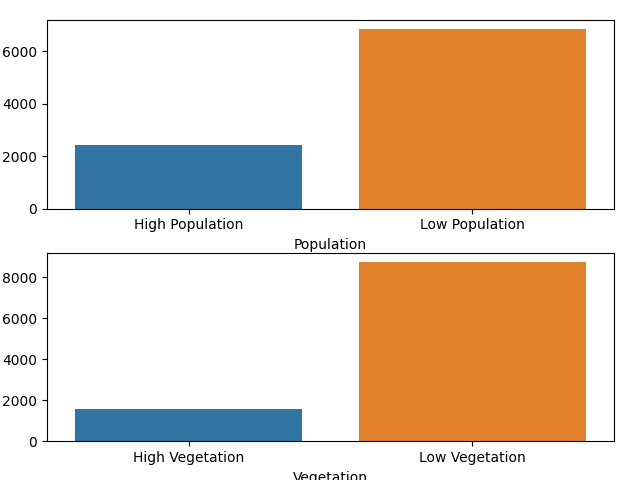

Reproduce this figure in Python.
"""
Contains code to plot a barplot of the counts for meteors in
low and high areas of population and vegetation.
"""
import numpy as np
import pandas as pd
import geopandas as gpd
import seaborn as sns
import matplotlib.pyplot as plt

# Latitude above antarctica to filter out meteor strikes from it.
# Antarctica is excluded because it contains the vast majority of
# meteors in the dataset.
FILTER_ANTARCTIC = -60

# Filter year on meteors for population, as population
# distribution was likely very different from today before 1900.
FILTER_YEAR = 1900

def plot_bar(data, popup=False):
    """
    Plots a barplot showing the number of meteors in low and high
    vegetation and population zones, excluding Antarctica. Shows the
    Figure if popup is true, saves it if false.
    """
    plt.close()
    pop_data = data['pop_tiles']
    veg_data = data['veg_tiles']
    strikes = data['strikes']

    # Filters out data from Antarctica
    strikes = strikes[ strikes['lat'] > FILTER_ANTARCTIC ]

    # Filters meteors without a year found, and those found before 1900
    strikes['year'] = strikes['year'].str.slice(start=6, stop=10)
    strikes.year.fillna(0, inplace=True)
    strikes['year'] = strikes['year'].astype(int)
    recent_strikes = strikes[ strikes['year'] > FILTER_YEAR ]
    print("Meteor Strikes post 1900: {}".format(recent_strikes['year']))

    meteors_pop = create_plot_data(pop_data, recent_strikes, 'Population')
    meteors_veg = create_plot_data(veg_data, strikes, 'Vegetation')

    fig, [ax1, ax2] = plt.subplots(2)
    fig.tight_layout()
    sns.countplot(x='Population', data=meteors_pop, ax=ax1)
    sns.countplot(x='Vegetation', data=meteors_veg, ax=ax2)
    

    if popup:
        plt.show()
    else:
        plt.savefig('plot_bar.png')

def create_plot_data(data, strikes, label):
    """
    Converts the data into a pandas dataframe containing
    the counts of meteors that have landed in locations
    marked with high and low population or vegetaion and 
    returns it.
    """

    # Splits data into high and low groups.
    median = data['val'].median()
    high = data[ data['val'] > median ]
    low = data[ data['val'] <= median ]

    # Calculates the number of meteors that landed in
    # high and low areas
    high_meteors = gpd.sjoin(high, strikes, op='intersects')
    low_meteors = gpd.sjoin(low, strikes, op='intersects')
    num_high = len(high_meteors)
    num_low = len(low_meteors)

    # Puts data into a dataframe that can be used to create a count plot
    high_count = np.full((num_high,), 'High ' + label)
    low_count = np.full((num_low,), 'Low ' + label)
    count = np.concatenate((high_count, low_count))
    meteors = pd.DataFrame()
    meteors[label] = count
    return meteors


if __name__ == '__main__':
    from ingest import ingest_all_data
    #plot_bar( ingest_all_data(fileset='test'), popup=True )
    plot_bar( ingest_all_data(), popup=True )